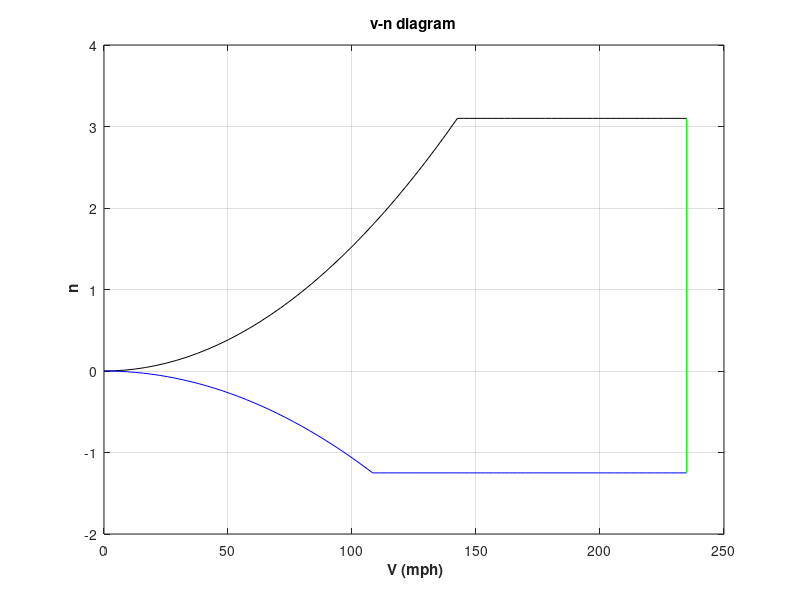

The MATLAB source for this figure:
clc , clear all
%%
rho_h = 0.963*(2.205/(3.28084)^3) ; % in lb/ft^3
rho_sl = 1.225*(2.205/(3.28084)^3) ;
cl_pos_max = 1.337 ; % per radian
cl_neg_max = 0.9329 ; % per radian
weight = 1800*(2.20462262)*9.81*(3.28084) ; % in lb
S_area = 20.9704*(3.28084^2)  ; % m^2 wing span area 
n_pos_max = 3.1 ;
n_neg_max = 1.25 ;
V_pos_stall = sqrt(2*n_pos_max*weight/(rho_h*S_area*cl_pos_max)) ; % ft/s
V_neg_stall = sqrt(2*n_neg_max*weight/(rho_h*S_area*cl_neg_max)) ; % ft/s
V_pos_stall_mph = V_pos_stall/1.466 ; %mph
V_neg_stall_mph = V_neg_stall/1.466 ; %mph
V_cruse = 75*(3.28084) ; %ft/s
V_cruse_mph = 75*(3.28084)/1.466 ; % mph

%% v-n diagram
vel_upto_clmax_mph = linspace(0,V_pos_stall_mph,35);
n_plus_upto_clmax = (1/weight)*(.5*1.466^2*rho_h.*(vel_upto_clmax_mph.^2)*S_area*cl_pos_max) ;
vel_aft_clmax_mph = linspace(V_pos_stall_mph+.01,1.4*V_cruse_mph,40) ;
n_plus_aft_clmax = n_plus_upto_clmax(end).*linspace(1,1,length(vel_aft_clmax_mph));

vel_neg_upto_clmax_mph = linspace(0,V_neg_stall_mph,35);
n_neg_upto_clmax = -(1/weight)*(.5*1.466^2*rho_h.*(vel_neg_upto_clmax_mph.^2)*S_area*cl_neg_max) ;
vel__neg_aft_clmax_mph = linspace(V_neg_stall_mph+.01,1.4*V_cruse_mph,40) ;
n_neg_aft_clmax = n_neg_upto_clmax(end).*linspace(1,1,length(vel__neg_aft_clmax_mph));
%% assembly
n = [n_plus_upto_clmax,n_plus_aft_clmax];
vel = [vel_upto_clmax_mph,vel_aft_clmax_mph] ;
n_neg = [n_neg_upto_clmax,n_neg_aft_clmax] ;
vel_neg = [vel_neg_upto_clmax_mph,vel__neg_aft_clmax_mph] ;
%% ploting
plot(vel,n,'k',vel_neg,n_neg,'b',[vel(end),vel_neg(end)],[n(end),n_neg(end)],'g','linewidth',1'); grid on;
xlabel('\bf V (mph)') ; ylabel('\bf n'); title('v-n diagram');